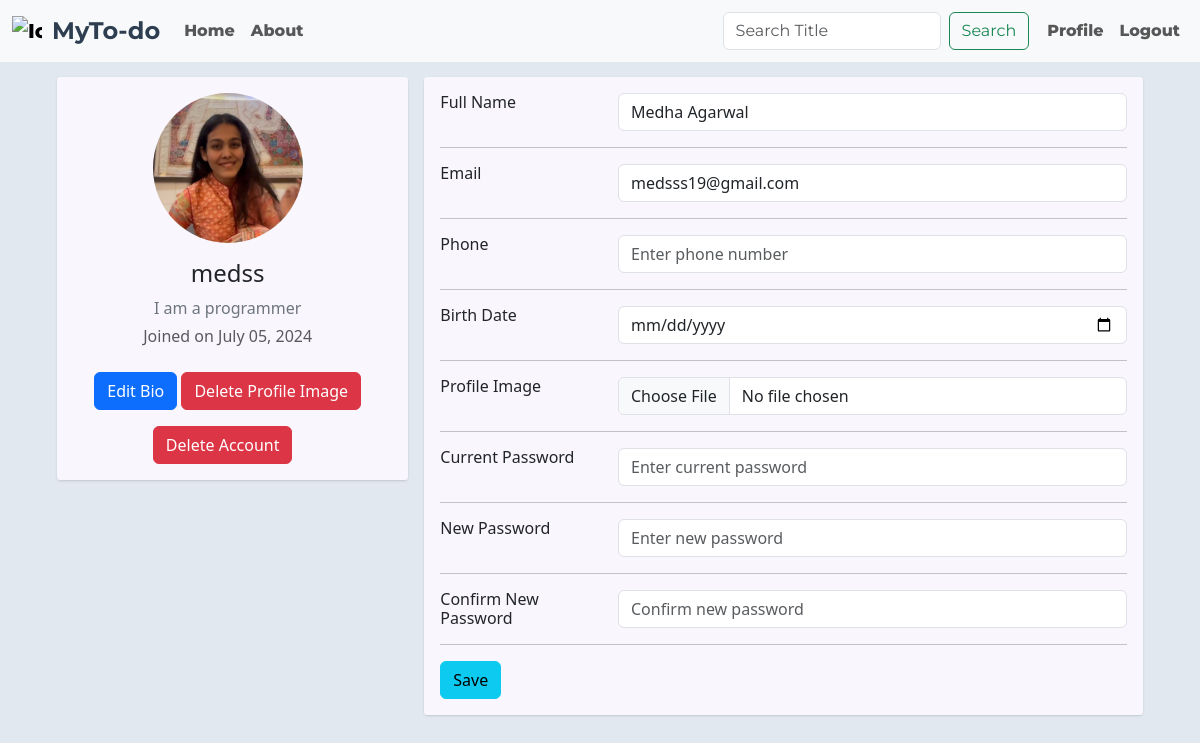
The page /profile (signed in) on the database its author committed.
### app.py (models this page shows)
class User(UserMixin, db.Model):
    id = db.Column(db.Integer, primary_key=True)
    username = db.Column(db.String(150), unique=True, nullable=False)
    email = db.Column(db.String(150), unique=True, nullable=False)
    password = db.Column(db.String(150), nullable=False)
    full_name = db.Column(db.String(150), nullable=True)
    phone = db.Column(db.String(20), nullable=True)
    birth_date = db.Column(db.Date, nullable=True)
    profile_img = db.Column(db.String(150), nullable=True)
    bio = db.Column(db.String(300), nullable=True)
    todos = db.relationship('Todo', backref='user', lazy=True, cascade="all, delete-orphan")
    created_at = db.Column(db.DateTime, nullable=False, default=datetime.utcnow)

### app.py (the view)
@app.route('/profile')
@login_required
def profile():
    return render_template('profile.html')

### app.py (called while the page is built)
@login_manager.user_loader
def load_user(user_id):
    return User.query.get(int(user_id))

### templates/profile.html (shortened to what this page needs)
{% extends 'base.html' %}
{% block body %}
    <div class="container">
        <div class="main-body">
            <div class="row gutters-sm">
                <div class="col-md-4 mb-3">
                    <div class="card">
                        <div class="card-body">
                            <div class="d-flex flex-column align-items-center text-center">
                                <img src="{{ url_for('static', filename='uploads/' + (current_user.profile_img or '../images/default.png')) }}" alt="Admin" class="profile-img" width="150">
                                <div class="mt-3">
                                    <h4>{{ current_user.username }}</h4>
                                    <p class="text-secondary mb-1" id="user-bio">{{ current_user.bio or 'No bio available' }}</p>
                                    <p class="text-muted font-size-sm">Joined on {{ current_user.created_at.strftime('%B %d, %Y') }}</p>
                                    <button class="btn btn-primary mt-2" id="edit-button" onclick="toggleEditBio()">Edit Bio</button>
                                    <button class="btn btn-danger mt-2" onclick="deleteProfileImg()">Delete Profile Image</button>
                                    <div class="d-flex justify-content-center mt-3">
                                        <button class="btn btn-danger" onclick="confirmDeleteAccount()">Delete Account</button>
                                    </div>
                                </div>
                            </div>
                        </div>
                    </div>
                </div>
                <div class="col-md-8">
                    <div class="card mb-3">
                        <div class="card-body">
                            <form action="{{ url_for('update_profile') }}" method="POST" enctype="multipart/form-data">
                                <div class="row">
                                    <div class="col-sm-3">
                                        <h6 class="mb-0">Full Name</h6>
                                    </div>
                                    <div class="col-sm-9 text-secondary">
                                        <input type="text" name="full_name" class="form-control" placeholder="Enter your name" value="{{ current_user.full_name or '' }}">
                                    </div>
                                </div>
                                <hr>
                                <div class="row">
                                    <div class="col-sm-3">
                                        <h6 class="mb-0">Email</h6>
                                    </div>
                                    <div class="col-sm-9 text-secondary">
                                        <input type="email" name="email" class="form-control" value="{{ current_user.email }}">
                                    </div>
                                </div>
                                <hr>
                                <div class="row">
                                    <div class="col-sm-3">
                                        <h6 class="mb-0">Phone</h6>
                                    </div>
                                    <div class="col-sm-9 text-secondary">
                                        <input type="text" name="phone" class="form-control" placeholder="Enter phone number" value="{{ current_user.phone or ''}}">
                                    </div>
                                </div>
                                <hr>
                                <div class="row">
                                    <div class="col-sm-3">
                                        <h6 class="mb-0">Birth Date</h6>
                                    </div>
                                    <div class="col-sm-9 text-secondary">
                                        <input type="date" name="birth_date" class="form-control" value="{{ current_user.birth_date }}">
                                    </div>
                                </div>
                                <hr>
                                <div class="row">
                                    <div class="col-sm-3">
                                        <h6 class="mb-0">Profile Image</h6>
                                    </div>
                                    <div class="col-sm-9 text-secondary">
                                        <input type="file" name="profile_img" class="form-control">
                                    </div>
                                </div>
                                <hr>
                                <div class="row">
                                    <div class="col-sm-3">
                                        <h6 class="mb-0">Current Password</h6>
                                    </div>
                                    <div class="col-sm-9 text-secondary">
                                        <input type="password" name="current_password" class="form-control" placeholder="Enter current password">
                                    </div>
                                </div>
                                <hr>
                                <div class="row">
                                    <div class="col-sm-3">
                                        <h6 class="mb-0">New Password</h6>
                                    </div>
                                    <div class="col-sm-9 text-secondary">
                                        <input type="password" name="new_password" class="form-control" placeholder="Enter new password">
                                    </div>
                                </div>
                                <hr>
                                <div class="row">
                                    <div class="col-sm-3">
                                        <h6 class="mb-0">Confirm New Password</h6>
                                    </div>
                                    <div class="col-sm-9 text-secondary">
                                        <input type="password" name="confirm_new_password" class="form-control" placeholder="Confirm new password">
                                    </div>
                                </div>
                                <hr>
                                <div class="row">
                                    <div class="col-sm-12">
                                        <button class="btn btn-info" type="submit">Save</button>
                                    </div>
                                </div>
                            </form>
                        </div>
                    </div>
                </div>
            </div>
        </div>
    </div>
    <link rel="stylesheet" href="{{ url_for('static', filename='css/profile.css') }}">
{% endblock body %}

### static/css/style.css (style rules this page uses)
.d-flex { margin-right: 10px; }

### static/css/profile.css (style rules this page uses)
body { color: #1a202c; text-align: left; background-color: #e2e8f0; }
.main-body { padding: 15px; }
.card { box-shadow: 0 1px 3px 0 rgba(0,0,0,.1), 0 1px 2px 0 rgba(0,0,0,.06); }
.card { position: relative; display: flex; flex-direction: column; min-width: 0; word-wrap: break-word; background-color: #fff; background-clip: border-box; border: 0 solid rgba(0,0,0,.125); border-radius: .25rem; transform: translateX(-100%); animation: slideFromLeft 1s forwards; }
.card-body { flex: 1 1 auto; min-height: 1px; padding: 1rem; background-color: rgba(245, 235, 251, 0.463); }
.gutters-sm { margin-right: -8px; margin-left: -8px; }
.gutters-sm>.col, .gutters-sm>[class*=col-] { padding-right: 8px; padding-left: 8px; }
.mb-3, .my-3 { margin-bottom: 1rem!important; }
.profile-img { border-radius: 50%; object-fit: cover; width: 150px; height: 150px; }
button.btn-primary { margin-top: 10px; }

### rows shown on the page
User: profile_img (picture), username "medss", bio "I am a programmer", created_at "July 05, 2024", full_name "Medha Agarwal", email "medsss19@gmail.com"
